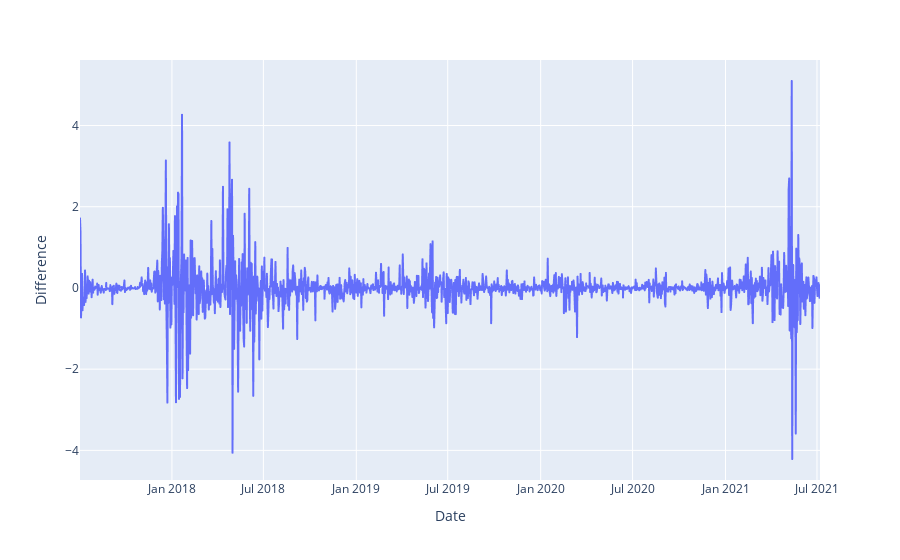

The notebook cell this image was saved under:
### Code cell
fig = px.line(data, x='Date', y="Difference")
fig.show();

### Figure 1 — Plotly figure (JSON) as saved in the notebook; plotly's stock layout.template omitted (floating-point values rounded to 4 significant figures; data arrays with more than 128 entries replaced by an {"elided": "..."} marker saying what was removed)
{"data": [{"hovertemplate": "Date=%{x}<br>Difference=%{y}<extra></extra>", "legendgroup": "", "line": {"color": "#636efa", "dash": "solid"}, "marker": {"symbol": "circle"}, "mode": "lines", "name": "", "showlegend": false, "x": {"elided": "1466 str values"}, "xaxis": "x", "y": {"elided": "1466 float values"}, "yaxis": "y", "type": "scattergl"}], "layout": {"xaxis": {"anchor": "y", "domain": [0, 1], "title": {"text": "Date"}}, "yaxis": {"anchor": "x", "domain": [0, 1], "title": {"text": "Difference"}}, "legend": {"tracegroupgap": 0}, "margin": {"t": 60}}}
